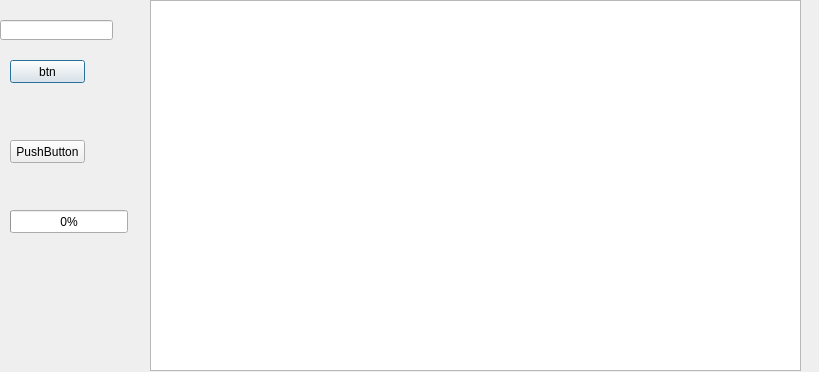
<?xml version="1.0" encoding="UTF-8"?>
<ui version="4.0">
 <class>Dialog</class>
 <widget class="QDialog" name="Dialog">
  <property name="geometry">
   <rect>
    <x>0</x>
    <y>0</y>
    <width>819</width>
    <height>372</height>
   </rect>
  </property>
  <property name="windowTitle">
   <string>Dialog</string>
  </property>
  <widget class="QPushButton" name="btn">
   <property name="geometry">
    <rect>
     <x>10</x>
     <y>60</y>
     <width>75</width>
     <height>23</height>
    </rect>
   </property>
   <property name="text">
    <string>btn</string>
   </property>
  </widget>
  <widget class="QLineEdit" name="edit">
   <property name="geometry">
    <rect>
     <x>0</x>
     <y>20</y>
     <width>113</width>
     <height>20</height>
    </rect>
   </property>
  </widget>
  <widget class="QProgressBar" name="pgb">
   <property name="geometry">
    <rect>
     <x>10</x>
     <y>210</y>
     <width>118</width>
     <height>23</height>
    </rect>
   </property>
   <property name="value">
    <number>0</number>
   </property>
  </widget>
  <widget class="QTableView" name="tableView">
   <property name="geometry">
    <rect>
     <x>150</x>
     <y>0</y>
     <width>651</width>
     <height>371</height>
    </rect>
   </property>
  </widget>
  <widget class="QPushButton" name="btn2">
   <property name="geometry">
    <rect>
     <x>10</x>
     <y>140</y>
     <width>75</width>
     <height>23</height>
    </rect>
   </property>
   <property name="text">
    <string>PushButton</string>
   </property>
  </widget>
 </widget>
 <resources/>
 <connections/>
</ui>
